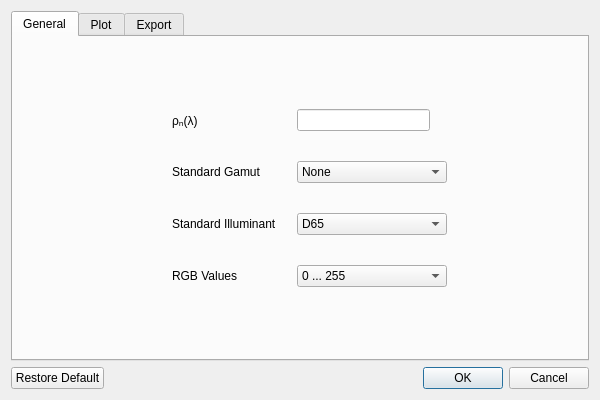
<?xml version="1.0" encoding="UTF-8"?>
<ui version="4.0">
 <class>Dialog_settings</class>
 <widget class="QDialog" name="Dialog_settings">
  <property name="geometry">
   <rect>
    <x>0</x>
    <y>0</y>
    <width>600</width>
    <height>400</height>
   </rect>
  </property>
  <property name="sizePolicy">
   <sizepolicy hsizetype="Preferred" vsizetype="Preferred">
    <horstretch>0</horstretch>
    <verstretch>0</verstretch>
   </sizepolicy>
  </property>
  <property name="minimumSize">
   <size>
    <width>600</width>
    <height>400</height>
   </size>
  </property>
  <property name="windowTitle">
   <string>Settings</string>
  </property>
  <layout class="QGridLayout" name="gridLayout">
   <item row="2" column="1">
    <widget class="QDialogButtonBox" name="buttonBox_Settings">
     <property name="locale">
      <locale language="Walloon" country="Belgium"/>
     </property>
     <property name="orientation">
      <enum>Qt::Orientation::Horizontal</enum>
     </property>
     <property name="standardButtons">
      <set>QDialogButtonBox::StandardButton::Cancel|QDialogButtonBox::StandardButton::Ok</set>
     </property>
    </widget>
   </item>
   <item row="2" column="0">
    <widget class="QPushButton" name="pushButton_Restore_Default">
     <property name="text">
      <string>Restore Default</string>
     </property>
    </widget>
   </item>
   <item row="0" column="0" colspan="2">
    <widget class="QTabWidget" name="tabWidget_Settings">
     <property name="currentIndex">
      <number>0</number>
     </property>
     <widget class="QWidget" name="General_Settings">
      <attribute name="title">
       <string>General</string>
      </attribute>
      <layout class="QGridLayout" name="gridLayout_2">
       <property name="spacing">
        <number>10</number>
       </property>
       <item row="0" column="0">
        <layout class="QFormLayout" name="formLayout_Gen">
         <property name="labelAlignment">
          <set>Qt::AlignLeading|Qt::AlignLeft|Qt::AlignVCenter</set>
         </property>
         <property name="formAlignment">
          <set>Qt::AlignHCenter|Qt::AlignVCenter</set>
         </property>
         <property name="horizontalSpacing">
          <number>20</number>
         </property>
         <property name="verticalSpacing">
          <number>30</number>
         </property>
         <property name="leftMargin">
          <number>0</number>
         </property>
         <property name="topMargin">
          <number>0</number>
         </property>
         <item row="0" column="0">
          <widget class="QLabel" name="label_Gen_pho">
           <property name="text">
            <string>ρₙ(λ)</string>
           </property>
           <property name="alignment">
            <set>Qt::AlignLeading|Qt::AlignLeft|Qt::AlignVCenter</set>
           </property>
          </widget>
         </item>
         <item row="0" column="1">
          <widget class="QLineEdit" name="lineEdit_Gen_pho">
           <property name="minimumSize">
            <size>
             <width>133</width>
             <height>0</height>
            </size>
           </property>
           <property name="maximumSize">
            <size>
             <width>133</width>
             <height>16777215</height>
            </size>
           </property>
          </widget>
         </item>
         <item row="1" column="0">
          <widget class="QLabel" name="label_Gen_Gamut">
           <property name="text">
            <string>Standard Gamut</string>
           </property>
           <property name="alignment">
            <set>Qt::AlignLeading|Qt::AlignLeft|Qt::AlignVCenter</set>
           </property>
          </widget>
         </item>
         <item row="1" column="1">
          <widget class="QComboBox" name="comboBox_Gen_Gamut">
           <property name="minimumSize">
            <size>
             <width>150</width>
             <height>0</height>
            </size>
           </property>
           <property name="maximumSize">
            <size>
             <width>150</width>
             <height>16777215</height>
            </size>
           </property>
           <item>
            <property name="text">
             <string>None</string>
            </property>
           </item>
           <item>
            <property name="text">
             <string>sRGB</string>
            </property>
           </item>
           <item>
            <property name="text">
             <string>Adobe RGB</string>
            </property>
           </item>
           <item>
            <property name="text">
             <string>HTC Vive Pro Eye</string>
            </property>
           </item>
           <item>
            <property name="text">
             <string>Oculus Rift</string>
            </property>
           </item>
           <item>
            <property name="text">
             <string>Oculus Quest</string>
            </property>
           </item>
           <item>
            <property name="text">
             <string>Oculus Quest 2</string>
            </property>
           </item>
          </widget>
         </item>
         <item row="2" column="0">
          <widget class="QLabel" name="label_Gen_illuminant">
           <property name="text">
            <string>Standard Illuminant</string>
           </property>
           <property name="alignment">
            <set>Qt::AlignLeading|Qt::AlignLeft|Qt::AlignVCenter</set>
           </property>
          </widget>
         </item>
         <item row="2" column="1">
          <widget class="QComboBox" name="comboBox_Gen_illuminant">
           <property name="minimumSize">
            <size>
             <width>150</width>
             <height>0</height>
            </size>
           </property>
           <property name="maximumSize">
            <size>
             <width>150</width>
             <height>16777215</height>
            </size>
           </property>
           <item>
            <property name="text">
             <string>D65</string>
            </property>
           </item>
           <item>
            <property name="text">
             <string>D50</string>
            </property>
           </item>
           <item>
            <property name="text">
             <string>A</string>
            </property>
           </item>
           <item>
            <property name="text">
             <string>E</string>
            </property>
           </item>
          </widget>
         </item>
         <item row="3" column="0">
          <widget class="QLabel" name="label_Gen_RGB">
           <property name="text">
            <string>RGB Values</string>
           </property>
           <property name="alignment">
            <set>Qt::AlignLeading|Qt::AlignLeft|Qt::AlignVCenter</set>
           </property>
          </widget>
         </item>
         <item row="3" column="1">
          <widget class="QComboBox" name="comboBox_Gen_RGB">
           <property name="minimumSize">
            <size>
             <width>150</width>
             <height>0</height>
            </size>
           </property>
           <property name="maximumSize">
            <size>
             <width>150</width>
             <height>16777215</height>
            </size>
           </property>
           <item>
            <property name="text">
             <string>0 ... 255</string>
            </property>
           </item>
           <item>
            <property name="text">
             <string>0 ... 1</string>
            </property>
           </item>
          </widget>
         </item>
        </layout>
       </item>
      </layout>
     </widget>
     <widget class="QWidget" name="Plot_Settings">
      <attribute name="title">
       <string>Plot</string>
      </attribute>
      <layout class="QVBoxLayout" name="verticalLayout_Plot">
       <property name="leftMargin">
        <number>20</number>
       </property>
       <property name="topMargin">
        <number>0</number>
       </property>
       <property name="rightMargin">
        <number>20</number>
       </property>
       <property name="bottomMargin">
        <number>20</number>
       </property>
       <property name="spacing">
        <number>0</number>
       </property>
       <item>
        <layout class="QGridLayout" name="gridLayout_3">
         <property name="horizontalSpacing">
          <number>40</number>
         </property>
         <property name="verticalSpacing">
          <number>10</number>
         </property>
         <item row="0" column="0" alignment="Qt::AlignCenter">
          <widget class="QLabel" name="label_Plot_Reflectance">
           <property name="font">
            <font>
             <pointsize>12</pointsize>
             <bold>false</bold>
            </font>
           </property>
           <property name="text">
            <string>Reflectance Plot</string>
           </property>
           <property name="alignment">
            <set>Qt::AlignCenter</set>
           </property>
          </widget>
         </item>
         <item row="0" column="1" alignment="Qt::AlignCenter">
          <widget class="QLabel" name="label_Plot_CIExy">
           <property name="font">
            <font>
             <pointsize>12</pointsize>
             <bold>false</bold>
            </font>
           </property>
           <property name="text">
            <string>CIExy Plot</string>
           </property>
           <property name="alignment">
            <set>Qt::AlignCenter</set>
           </property>
          </widget>
         </item>
         
         <item row="1" column="0">
          <widget class="QWidget" name="widget_reflectance" native="true">
           <property name="sizePolicy">
            <sizepolicy hsizetype="Expanding" vsizetype="Preferred">
             <horstretch>1</horstretch>
             <verstretch>0</verstretch>
            </sizepolicy>
           </property>
           <layout class="QFormLayout" name="formLayout_Reflectance">
            <property name="horizontalSpacing">
             <number>10</number>
            </property>
            <property name="verticalSpacing">
             <number>20</number>
            </property>
            <property name="fieldGrowthPolicy">
             <enum>QFormLayout::ExpandingFieldsGrow</enum>
            </property>
            <item row="0" column="0">
             <widget class="QLabel" name="label_Plot_Reflectance_Width">
              <property name="minimumSize">
               <size>
                <width>80</width>
                <height>0</height>
               </size>
              </property>
              <property name="text">
               <string>Width (px)</string>
              </property>
             </widget>
            </item>
            <item row="0" column="1">
             <widget class="QLineEdit" name="lineEdit_Plot_Reflectance_Width">
              <property name="minimumSize">
               <size>
                <width>60</width>
                <height>25</height>
               </size>
              </property>
              <property name="maximumSize">
               <size>
                <width>60</width>
                <height>25</height>
               </size>
              </property>
             </widget>
            </item>
            <item row="1" column="0">
             <widget class="QLabel" name="label_Plot_Reflectance_Height">
              <property name="minimumSize">
               <size>
                <width>80</width>
                <height>0</height>
               </size>
              </property>
              <property name="text">
               <string>Height (px)</string>
              </property>
             </widget>
            </item>
            <item row="1" column="1">
             <widget class="QLineEdit" name="lineEdit_Plot_Reflectance_Height">
              <property name="minimumSize">
               <size>
                <width>60</width>
                <height>25</height>
               </size>
              </property>
              <property name="maximumSize">
               <size>
                <width>60</width>
                <height>25</height>
               </size>
              </property>
             </widget>
            </item>
            <item row="2" column="0">
             <widget class="QLabel" name="label_Plot_Reflectance_Insert_Title">
              <property name="minimumSize">
               <size>
                <width>80</width>
                <height>0</height>
               </size>
              </property>
              <property name="text">
               <string>Insert Title</string>
              </property>
             </widget>
            </item>
            <item row="2" column="1">
             <widget class="QComboBox" name="comboBox_Plot_Reflectance_Insert_Title">
              <property name="minimumSize">
               <size>
                <width>70</width>
                <height>25</height>
               </size>
              </property>
              <property name="maximumSize">
               <size>
                <width>70</width>
                <height>25</height>
               </size>
              </property>
              <item>
               <property name="text">
                <string>No</string>
               </property>
              </item>
              <item>
               <property name="text">
                <string>Yes</string>
               </property>
              </item>
             </widget>
            </item>
            <item row="3" column="0">
             <widget class="QLabel" name="label_Plot_Reflectance_Title">
              <property name="minimumSize">
               <size>
                <width>80</width>
                <height>0</height>
               </size>
              </property>
              <property name="text">
               <string>Title</string>
              </property>
             </widget>
            </item>
            <item row="3" column="1">
             <widget class="QLineEdit" name="lineEdit_Plot_Reflectance_Title">
              <property name="minimumSize">
               <size>
                <width>120</width>
                <height>25</height>
               </size>
              </property>
              <property name="sizePolicy">
               <sizepolicy hsizetype="Expanding" vsizetype="Fixed">
                <horstretch>0</horstretch>
                <verstretch>0</verstretch>
               </sizepolicy>
              </property>
             </widget>
            </item>
            <item row="4" column="0">
             <widget class="QLabel" name="label_Plot_Reflectance_Insert_Legend">
              <property name="minimumSize">
               <size>
                <width>80</width>
                <height>0</height>
               </size>
              </property>
              <property name="text">
               <string>Insert Legend</string>
              </property>
             </widget>
            </item>
            <item row="4" column="1">
             <widget class="QComboBox" name="comboBox_Plot_Reflectance_Insert_Legend">
              <property name="minimumSize">
               <size>
                <width>70</width>
                <height>25</height>
               </size>
              </property>
              <property name="maximumSize">
               <size>
                <width>70</width>
                <height>25</height>
               </size>
              </property>
              <item>
               <property name="text">
                <string>Yes</string>
               </property>
              </item>
              <item>
               <property name="text">
                <string>No</string>
               </property>
              </item>
             </widget>
            </item>
           </layout>
          </widget>
         </item>
         
         <item row="1" column="1">
          <widget class="QWidget" name="widget_ciexy" native="true">
           <property name="sizePolicy">
            <sizepolicy hsizetype="Expanding" vsizetype="Preferred">
             <horstretch>1</horstretch>
             <verstretch>0</verstretch>
            </sizepolicy>
           </property>
           <layout class="QFormLayout" name="formLayout_CIExy">
            <property name="horizontalSpacing">
             <number>10</number>
            </property>
            <property name="verticalSpacing">
             <number>20</number>
            </property>
            <property name="fieldGrowthPolicy">
             <enum>QFormLayout::ExpandingFieldsGrow</enum>
            </property>
            <item row="0" column="0">
             <widget class="QLabel" name="label_Plot_CIExy_Width">
              <property name="minimumSize">
               <size>
                <width>80</width>
                <height>0</height>
               </size>
              </property>
              <property name="text">
               <string>Width (px)</string>
              </property>
             </widget>
            </item>
            <item row="0" column="1">
             <widget class="QLineEdit" name="lineEdit_Plot_CIExy_Width">
              <property name="minimumSize">
               <size>
                <width>60</width>
                <height>25</height>
               </size>
              </property>
              <property name="maximumSize">
               <size>
                <width>60</width>
                <height>25</height>
               </size>
              </property>
             </widget>
            </item>
            <item row="1" column="0">
             <widget class="QLabel" name="label_Plot_CIExy_Height">
              <property name="minimumSize">
               <size>
                <width>80</width>
                <height>0</height>
               </size>
              </property>
              <property name="text">
               <string>Height (px)</string>
              </property>
             </widget>
            </item>
            <item row="1" column="1">
             <widget class="QLineEdit" name="lineEdit_Plot_CIExy_Height">
              <property name="minimumSize">
               <size>
                <width>60</width>
                <height>25</height>
               </size>
              </property>
              <property name="maximumSize">
               <size>
                <width>60</width>
                <height>25</height>
               </size>
              </property>
             </widget>
            </item>
            <item row="2" column="0">
             <widget class="QLabel" name="label_Plot_CIExy_Insert_Title">
              <property name="minimumSize">
               <size>
                <width>80</width>
                <height>0</height>
               </size>
              </property>
              <property name="text">
               <string>Insert Title</string>
              </property>
             </widget>
            </item>
            <item row="2" column="1">
             <widget class="QComboBox" name="comboBox_Plot_CIExy_Insert_Title">
              <property name="minimumSize">
               <size>
                <width>70</width>
                <height>25</height>
               </size>
              </property>
              <property name="maximumSize">
               <size>
                <width>70</width>
                <height>25</height>
               </size>
              </property>
              <item>
               <property name="text">
                <string>No</string>
               </property>
              </item>
              <item>
               <property name="text">
                <string>Yes</string>
               </property>
              </item>
             </widget>
            </item>
            <item row="3" column="0">
             <widget class="QLabel" name="label_Plot_CIExy_Title">
              <property name="minimumSize">
               <size>
                <width>80</width>
                <height>0</height>
               </size>
              </property>
              <property name="text">
               <string>Title</string>
              </property>
             </widget>
            </item>
            <item row="3" column="1">
             <widget class="QLineEdit" name="lineEdit_Plot_CIExy_Title">
              <property name="minimumSize">
               <size>
                <width>120</width>
                <height>25</height>
               </size>
              </property>
              <property name="sizePolicy">
               <sizepolicy hsizetype="Expanding" vsizetype="Fixed">
                <horstretch>0</horstretch>
                <verstretch>0</verstretch>
               </sizepolicy>
              </property>
             </widget>
            </item>
            <item row="4" column="0">
             <widget class="QLabel" name="label_Plot_CIExy_Insert_Legend">
              <property name="minimumSize">
               <size>
                <width>80</width>
                <height>0</height>
               </size>
              </property>
              <property name="text">
               <string>Insert Legend</string>
              </property>
             </widget>
            </item>
            <item row="4" column="1">
             <widget class="QComboBox" name="comboBox_Plot_CIExy_Insert_Legend">
              <property name="minimumSize">
               <size>
                <width>70</width>
                <height>25</height>
               </size>
              </property>
              <property name="maximumSize">
               <size>
                <width>70</width>
                <height>25</height>
               </size>
              </property>
              <item>
               <property name="text">
                <string>Yes</string>
               </property>
              </item>
              <item>
               <property name="text">
                <string>No</string>
               </property>
              </item>
             </widget>
            </item>
           </layout>
          </widget>
         </item>
        </layout>
       </item>
      </layout>
     </widget>
     <widget class="QWidget" name="Export_Settings">
      <attribute name="title">
       <string>Export</string>
      </attribute>
      <layout class="QGridLayout" name="gridLayout_4">
       <property name="spacing">
        <number>10</number>
       </property>
       <item row="0" column="0">
        <layout class="QFormLayout" name="formLayout_Export">
         <property name="labelAlignment">
          <set>Qt::AlignLeading|Qt::AlignLeft|Qt::AlignVCenter</set>
         </property>
         <property name="formAlignment">
          <set>Qt::AlignHCenter|Qt::AlignVCenter</set>
         </property>
         <property name="horizontalSpacing">
          <number>20</number>
         </property>
         <property name="verticalSpacing">
          <number>30</number>
         </property>
         <property name="leftMargin">
          <number>0</number>
         </property>
         <property name="topMargin">
          <number>0</number>
         </property>
         <item row="0" column="0">
          <widget class="QLabel" name="label_Export_Separator">
           <property name="text">
            <string>Export Number Separator</string>
           </property>
           <property name="alignment">
            <set>Qt::AlignLeading|Qt::AlignLeft|Qt::AlignVCenter</set>
           </property>
          </widget>
         </item>
         <item row="0" column="1">
          <widget class="QComboBox" name="comboBox_Export_Separator">
           <property name="minimumSize">
            <size>
             <width>120</width>
             <height>0</height>
            </size>
           </property>
           <property name="maximumSize">
            <size>
             <width>120</width>
             <height>16777215</height>
            </size>
           </property>
           <item>
            <property name="text">
             <string>Comma</string>
            </property>
           </item>
           <item>
            <property name="text">
             <string>Point</string>
            </property>
           </item>
          </widget>
         </item>
         <item row="1" column="0">
          <widget class="QLabel" name="label_Copy_Header">
           <property name="text">
            <string>Copy Header to Clipboard</string>
           </property>
           <property name="alignment">
            <set>Qt::AlignLeading|Qt::AlignLeft|Qt::AlignVCenter</set>
           </property>
          </widget>
         </item>
         <item row="1" column="1">
          <widget class="QComboBox" name="comboBox_Copy_Header">
           <property name="minimumSize">
            <size>
             <width>120</width>
             <height>0</height>
            </size>
           </property>
           <property name="maximumSize">
            <size>
             <width>120</width>
             <height>16777215</height>
            </size>
           </property>
           <item>
            <property name="text">
             <string>Yes</string>
            </property>
           </item>
           <item>
            <property name="text">
             <string>No</string>
            </property>
           </item>
          </widget>
         </item>
        </layout>
       </item>
      </layout>
     </widget>
    </widget>
   </item>
  </layout>
 </widget>
 <resources/>
 <connections>
  <connection>
   <sender>buttonBox_Settings</sender>
   <signal>accepted()</signal>
   <receiver>Dialog_settings</receiver>
   <slot>accept()</slot>
   <hints>
    <hint type="sourcelabel">
     <x>248</x>
     <y>254</y>
    </hint>
    <hint type="destinationlabel">
     <x>157</x>
     <y>274</y>
    </hint>
   </hints>
  </connection>
  <connection>
   <sender>buttonBox_Settings</sender>
   <signal>rejected()</signal>
   <receiver>Dialog_settings</receiver>
   <slot>reject()</slot>
   <hints>
    <hint type="sourcelabel">
     <x>316</x>
     <y>260</y>
    </hint>
    <hint type="destinationlabel">
     <x>286</x>
     <y>274</y>
    </hint>
   </hints>
  </connection>
 </connections>
</ui>
